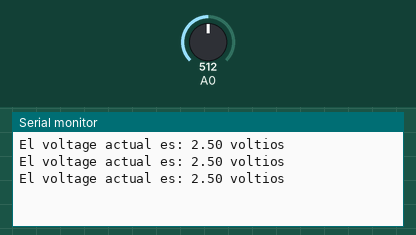
This sketch was run on a simulated Arduino Uno, built with avr-gcc and run on an emulated ATmega328P. Parts: the last lines printed to the serial monitor. The test bench sets the inputs (shaded band); at power-on: A0 = 512.

Above: at 1.3 s.
1.4 s: A0 set to 716
At 1.9 s:
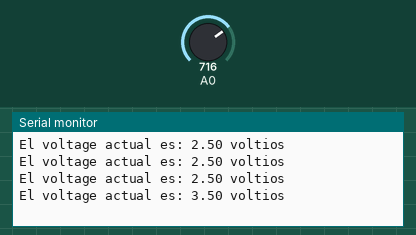
2.9 s: A0 set to 900
At 3.4 s:
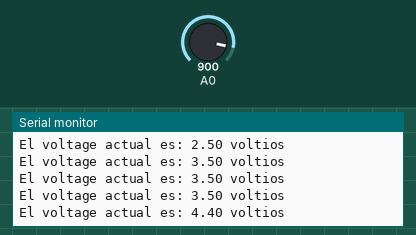
Timing chart, 0 to 5.9 s (numbered marks = the images above; inputs shaded):
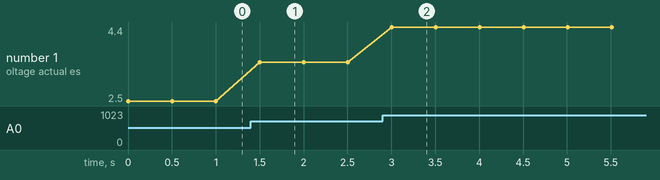

Measured:
- after the input at 1.4 s, the serial monitor: prints a new line after 0.10 s (image 1)
- after the input at 2.9 s, the serial monitor: prints a new line after 0.10 s (image 2)
- plotted number 1: 2.5 → 3.5 after the input at 1.4 s, 3.5 → 4.4 after the input at 2.9 s

The sketch:

VoltajeConPotenciometro.ino
```cpp
float vOut;
float vRead;
int dt = 500;
float analogVal;

void setup() {
  // put your setup code here, to run once:
pinMode(vRead, INPUT);
Serial.begin(9600);
}

void loop() {
  // put your main code here, to run repeatedly:
analogVal = analogRead(vRead);
vOut = (5.*analogVal/1023);
Serial.println("El voltage actual es: "+String(vOut)+(" voltios"));
delay(dt);
}
```
